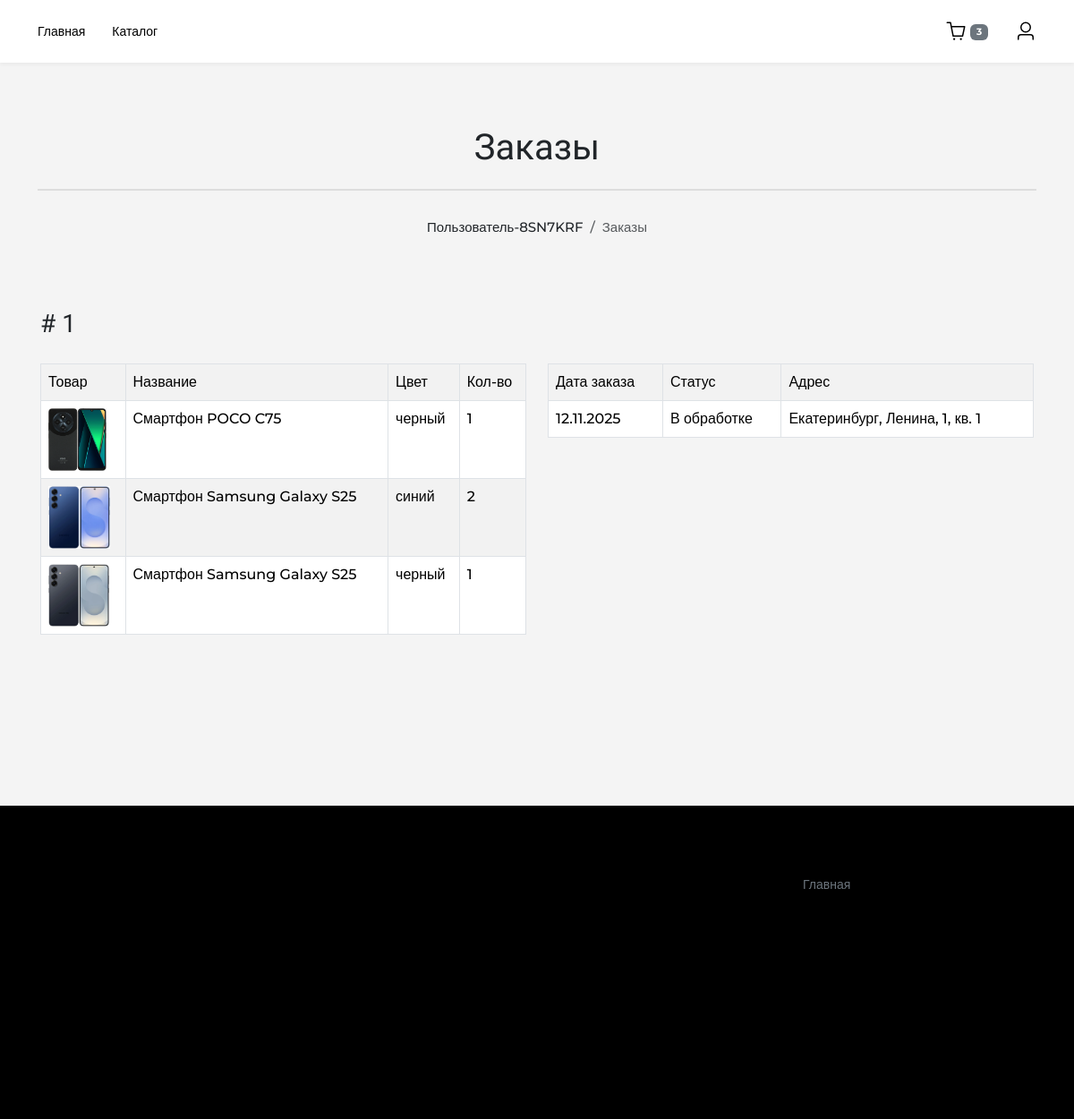
The app's page /orders/my (signed in) with its own data.
### users/models.py (models this page shows, shortened)
class CustomUser(AbstractBaseUser, PermissionsMixin):
    email = models.EmailField('email', unique=True)
    username = models.CharField('имя пользователя', max_length=150, unique=True)
    phone = PhoneNumberField(
        'Номер телефона',
        region='RU', blank=True,
    )
    is_active = models.BooleanField('активен', default=True)
    is_staff = models.BooleanField('сотрудник', default=False)
    date_joined = models.DateTimeField('дата регистрации', default=timezone.now)
    objects = CustomUserManager()
    USERNAME_FIELD = 'email'
    REQUIRED_FIELDS = []
    class Meta:
        verbose_name = 'пользователь'
        verbose_name_plural = 'пользователи'

### orders/models.py (models this page shows, shortened)
class Order(models.Model):
    STATUS_CHOICES = [
        ('В обработке', 'В обработке'),
        ('Принят', 'Принят'),
        ('Отменен', 'Отменен'),
        ('Собирается', 'Собирается'),
        ('Готов к доставке', 'Готов к доставке'),
        ('Завершен', 'Завершен'),
        ('Возвращен', 'Возвращен'),
    ]
    user = models.ForeignKey(User, on_delete=models.CASCADE)
    total_price = models.DecimalField(max_digits=10, decimal_places=2)
    status = models.CharField(
        choices=STATUS_CHOICES,
        default='В обработке',
    )
    email = models.EmailField()
    phone = PhoneNumberField(region='RU')
    city = models.CharField(max_length=30)
    street = models.CharField(max_length=30)
    building = models.CharField(max_length=10)
    flat = models.CharField(max_length=10)
    created_at = models.DateTimeField(auto_now_add=True)
    class Meta:
        verbose_name = 'заказ'
        verbose_name_plural = 'заказы'
        ordering = ['-created_at']

class OrderItem(models.Model):
    order = models.ForeignKey(Order, on_delete=models.CASCADE, related_name='items')
    product_variant = models.ForeignKey(ProductVariant,  on_delete=models.CASCADE)
    price = models.DecimalField(max_digits=10, decimal_places=2)
    quantity = models.PositiveIntegerField()
    class Meta:
        verbose_name = 'товар заказа'
        verbose_name_plural = 'товары заказа'

### core/models.py (models this page shows, shortened)
class ProductVariant(models.Model):
    product = models.ForeignKey(Product, on_delete=models.CASCADE, related_name='variants')
    color = models.ForeignKey(Color, on_delete=models.CASCADE)
    main_image = models.ImageField(upload_to='products/main/')
    stock = models.PositiveIntegerField(default=0)
    created_at = models.DateTimeField(auto_now_add=True)
    updated_at = models.DateTimeField(auto_now=True)
    class Meta:
        verbose_name = 'вариант товара'
        verbose_name_plural = 'варианты товара'
        ordering = ['-created_at']

class Product(models.Model):
    name = models.CharField(max_length=200)
    slug = models.SlugField(unique=True)
    category = models.ForeignKey(Category, on_delete=models.CASCADE, related_name='product')
    brand = models.ForeignKey(Brand, on_delete=models.CASCADE)
    description = models.TextField(blank=True)
    price = models.DecimalField(max_digits=10, decimal_places=2)
    created_at = models.DateTimeField(auto_now_add=True)
    updated_at = models.DateTimeField(auto_now=True)
    class Meta:
        verbose_name = 'товар'
        verbose_name_plural = 'товары'

class Color(models.Model):
    name = models.CharField(max_length=50)
    slug = models.SlugField(unique=True)
    class Meta:
        verbose_name = 'цвет'
        verbose_name_plural = 'цвета'

### orders/views.py (the view)
# urls.py: path('my', my_orders, name='my_orders'),
def my_orders(request):
    orders = Order.objects.all().filter(user=request.user)
    context = {
        'orders': orders,
    }
    return render(request, 'orders/my_orders.html', context)

### cart/context_processors.py (called while the page is built, shortened)
def cart_context(request):
    if hasattr(request, 'cart'):
        return {
            'cart_total_items': request.cart.total_items,
            'cart_subtotal': request.cart.subtotal,
            'cart': request.cart,
        }

### cart/models.py (called while the page is built)
    @property
    def total_items(self):
        return sum(item.quantity for item in self.items.all())

    @property
    def subtotal(self):
        return sum(item.total_price for item in self.items.all())

    @property
    def total_price(self):
        return Decimal(str(self.product_variant.product.price)) * self.quantity

### core/context_processors.py (called while the page is built)
def categories_context(request):
    product_count = Count('product')
    categories = Category.objects.annotate(
        product_count=Count('product')
    ).order_by('-product_count')
    return {
        'categories_sorted_pr_num': categories,
        'product_count': product_count
    }

### templates/orders/my_orders.html (shortened to what this page needs)
{% extends 'layout.html' %}
{% load static %}
{% block main %}
<div class="page-title d-flex justify-content-center align-items-end" style="font-size: 40px; height: 113px; margin-bottom: 30px">Заказы</div>
<div class="d-flex justify-content-center mb-5">
    <nav aria-label="breadcrumb">
        <ol class="breadcrumb">
            <li class="breadcrumb-item"><a class="nav-link" href="{% url 'profile' %}">{{user.username}}</a></li>
            <li class="breadcrumb-item active" aria-current="page">Заказы</li>
        </ol>
    </nav>
</div>
{% if orders %}
<div class="row">
    {% for order in orders %}
    <div class="col-12" style="padding: 15px;">
        <h4 class="small-hl"># {{order.id}}</h4>
        <div class="row">
            <div class="col-12 col-lg-6">
                 <table class="table table-bordered table-striped">
                <tr>
                    <th>Товар</th>
                    <th>Название</th>
                    <th>Цвет</th>
                    <th>Кол-во</th>
                </tr>
                {% for item in order.items.all %}
                <tr>
                    <td><img src="{{item.product_variant.main_image.url}}" style="height: 70px; display: block;"></td>
                    <td>{{item.product_variant.product.name}}</td>
                    <td>{{item.product_variant.color.name}}</td>
                    <td>{{item.quantity}}</td>
                </tr>
                {% endfor %}
            </table>
            </div>
            <div class="col-12 col-lg-6">
                 <table class="table table-bordered table-striped">
                <tr>
                    <th>Дата заказа</th>
                     <th>Статус</th>
                    <th>Адрес</th>
                </tr>
                <tr>
                    <td>{{order.created_at|date:"d.m.Y"}}</td>
                     <td>{{order.status}}</td>
                    <td>{{order.city}}, {{order.street}}, {{order.building}}, кв. {{order.flat}}</td>
                </tr>
            </table>
            </div>
        </div>
    </div>
    {% endfor %}
    {% else %}
        <div class="row text-center text-secondary">
            <p>У Вас нет заказов</p>
        </div>
    {% endif %}
</div>
{% endblock %}

### static/css/styles.css (style rules this page uses)
* { font-family: "Montserrat", sans-serif; font-optical-sizing: auto; font-weight: 500; font-style: normal; }
body { overflow-y: auto; padding-top: 50px; background: #f4f4f4 !important; }
.page-title { font-family: "Unbounded", sans-serif; font-size: 28px; font-weight: 500; width: 100%; padding-bottom: 16px; margin-bottom: 32px; border-bottom: 2px solid #ddd; }
.small-hl { font-family: "Unbounded", sans-serif !important; font-weight: 400; font-size: 18px; padding-bottom: 20px !important; }
.breadcrumb li { font-size: 12px; }
.breadcrumb { visibility: hidden; height: 0; }
@media (min-width: 768px) { .page-title { font-size: 38px; font-weight: 500; padding-bottom: 16px; margin-bottom: 32px; padding-top: 20px; } }
@media (min-width: 768px) { .small-hl { font-size: 22px; } }
@media (min-width: 768px) { body { padding-top: 100px; } }
@media (min-width: 992px) { .page-title { font-size: 40px; font-weight: 500; padding-bottom: 16px; margin-bottom: 32px; padding-top: 20px; } }
@media (min-width: 992px) { .small-hl { font-size: 28px; } }
@media (min-width: 992px) { .breadcrumb { visibility: visible; height: max-content; } }
@media (min-width: 992px) { .breadcrumb li { font-size: 15px; } }

### records on screen
CustomUser: username "Пользователь-8SN7KRF"
Order: id "1", created_at "12.11.2025", status "В обработке", city "Екатеринбург", street "Ленина", building "1", flat "1"
OrderItem: product_variant.main_image (picture), product_variant.product.name "Смартфон POCO C75", product_variant.color.name "черный", quantity "1"
OrderItem: product_variant.main_image (picture), product_variant.product.name "Смартфон Samsung Galaxy S25", product_variant.color.name "синий", quantity "2"
OrderItem: product_variant.main_image (picture), product_variant.product.name "Смартфон Samsung Galaxy S25", product_variant.color.name "черный", quantity "1"

### other values on screen
{{ cart_total_items }} "3"
